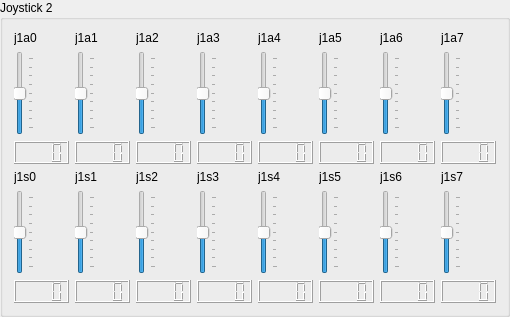
     <widget class="QGroupBox" name="groupBox_j1">
      <property name="title">
       <string>Joystick 2</string>
      </property>
      <layout class="QVBoxLayout" name="verticalLayout">
       <item>
        <layout class="QGridLayout" name="gridLayout_3">
         <item row="3" column="5">
          <widget class="QLabel" name="label_j_1_s_5">
           <property name="text">
            <string>j1s5</string>
           </property>
          </widget>
         </item>
         <item row="3" column="3">
          <widget class="QLabel" name="label_j_1_s_3">
           <property name="text">
            <string>j1s3</string>
           </property>
          </widget>
         </item>
         <item row="3" column="4">
          <widget class="QLabel" name="label_j_1_s_4">
           <property name="text">
            <string>j1s4</string>
           </property>
          </widget>
         </item>
         <item row="2" column="4">
          <widget class="QLCDNumber" name="lcdNumber_j_1_a_4">
           <property name="numDigits">
            <number>4</number>
           </property>
          </widget>
         </item>
         <item row="4" column="0">
          <widget class="QSlider" name="verticalSlider_j_1_s_0">
           <property name="minimum">
            <number>-100</number>
           </property>
           <property name="maximum">
            <number>100</number>
           </property>
           <property name="orientation">
            <enum>Qt::Vertical</enum>
           </property>
           <property name="tickPosition">
            <enum>QSlider::TicksBelow</enum>
           </property>
           <property name="tickInterval">
            <number>25</number>
           </property>
          </widget>
         </item>
         <item row="1" column="0">
          <widget class="QSlider" name="verticalSlider_j_1_a_0">
           <property name="minimum">
            <number>-100</number>
           </property>
           <property name="maximum">
            <number>100</number>
           </property>
           <property name="orientation">
            <enum>Qt::Vertical</enum>
           </property>
           <property name="tickPosition">
            <enum>QSlider::TicksBelow</enum>
           </property>
           <property name="tickInterval">
            <number>25</number>
           </property>
          </widget>
         </item>
         <item row="3" column="2">
          <widget class="QLabel" name="label_j_1_s_2">
           <property name="text">
            <string>j1s2</string>
           </property>
          </widget>
         </item>
         <item row="0" column="7">
          <widget class="QLabel" name="label_j_1_a_7">
           <property name="text">
            <string>j1a7</string>
           </property>
          </widget>
         </item>
         <item row="2" column="0">
          <widget class="QLCDNumber" name="lcdNumber_j_1_a_0">
           <property name="numDigits">
            <number>4</number>
           </property>
          </widget>
         </item>
         <item row="2" column="7">
          <widget class="QLCDNumber" name="lcdNumber_j_1_a_7">
           <property name="numDigits">
            <number>4</number>
           </property>
          </widget>
         </item>
         <item row="0" column="0">
          <widget class="QLabel" name="label_j_1_a_0">
           <property name="text">
            <string>j1a0</string>
           </property>
          </widget>
         </item>
         <item row="0" column="1">
          <widget class="QLabel" name="label_j_1_a_1">
           <property name="text">
            <string>j1a1</string>
           </property>
          </widget>
         </item>
         <item row="0" column="2">
          <widget class="QLabel" name="label_j_1_a_2">
           <property name="text">
            <string>j1a2</string>
           </property>
          </widget>
         </item>
         <item row="0" column="3">
          <widget class="QLabel" name="label_j_1_a_3">
           <property name="text">
            <string>j1a3</string>
           </property>
          </widget>
         </item>
         <item row="0" column="4">
          <widget class="QLabel" name="label_j_1_a_4">
           <property name="text">
            <string>j1a4</string>
           </property>
          </widget>
         </item>
         <item row="0" column="5">
          <widget class="QLabel" name="label_j_1_a_5">
           <property name="text">
            <string>j1a5</string>
           </property>
          </widget>
         </item>
         <item row="0" column="6">
          <widget class="QLabel" name="label_j_1_a_6">
           <property name="text">
            <string>j1a6</string>
           </property>
          </widget>
         </item>
         <item row="3" column="0">
          <widget class="QLabel" name="label_j_1_s_0">
           <property name="text">
            <string>j1s0</string>
           </property>
          </widget>
         </item>
         <item row="3" column="1">
          <widget class="QLabel" name="label_j_1_s_1">
           <property name="text">
            <string>j1s1</string>
           </property>
          </widget>
         </item>
         <item row="2" column="5">
          <widget class="QLCDNumber" name="lcdNumber_j_1_a_5">
           <property name="numDigits">
            <number>4</number>
           </property>
          </widget>
         </item>
         <item row="1" column="1">
          <widget class="QSlider" name="verticalSlider_j_1_a_1">
           <property name="minimum">
            <number>-100</number>
           </property>
           <property name="maximum">
            <number>100</number>
           </property>
           <property name="orientation">
            <enum>Qt::Vertical</enum>
           </property>
           <property name="tickPosition">
            <enum>QSlider::TicksBelow</enum>
           </property>
           <property name="tickInterval">
            <number>25</number>
           </property>
          </widget>
         </item>
         <item row="1" column="3">
          <widget class="QSlider" name="verticalSlider_j_1_a_3">
           <property name="minimum">
            <number>-100</number>
           </property>
           <property name="maximum">
            <number>100</number>
           </property>
           <property name="orientation">
            <enum>Qt::Vertical</enum>
           </property>
           <property name="tickPosition">
            <enum>QSlider::TicksBelow</enum>
           </property>
           <property name="tickInterval">
            <number>25</number>
           </property>
          </widget>
         </item>
         <item row="1" column="4">
          <widget class="QSlider" name="verticalSlider_j_1_a_4">
           <property name="minimum">
            <number>-100</number>
           </property>
           <property name="maximum">
            <number>100</number>
           </property>
           <property name="orientation">
            <enum>Qt::Vertical</enum>
           </property>
           <property name="tickPosition">
            <enum>QSlider::TicksBelow</enum>
           </property>
           <property name="tickInterval">
            <number>25</number>
           </property>
          </widget>
         </item>
         <item row="1" column="6">
          <widget class="QSlider" name="verticalSlider_j_1_a_6">
           <property name="minimum">
            <number>-100</number>
           </property>
           <property name="maximum">
            <number>100</number>
           </property>
           <property name="orientation">
            <enum>Qt::Vertical</enum>
           </property>
           <property name="tickPosition">
            <enum>QSlider::TicksBelow</enum>
           </property>
           <property name="tickInterval">
            <number>25</number>
           </property>
          </widget>
         </item>
         <item row="1" column="5">
          <widget class="QSlider" name="verticalSlider_j_1_a_5">
           <property name="minimum">
            <number>-100</number>
           </property>
           <property name="maximum">
            <number>100</number>
           </property>
           <property name="orientation">
            <enum>Qt::Vertical</enum>
           </property>
           <property name="tickPosition">
            <enum>QSlider::TicksBelow</enum>
           </property>
           <property name="tickInterval">
            <number>25</number>
           </property>
          </widget>
         </item>
         <item row="1" column="2">
          <widget class="QSlider" name="verticalSlider_j_1_a_2">
           <property name="minimum">
            <number>-100</number>
           </property>
           <property name="maximum">
            <number>100</number>
           </property>
           <property name="orientation">
            <enum>Qt::Vertical</enum>
           </property>
           <property name="tickPosition">
            <enum>QSlider::TicksBelow</enum>
           </property>
           <property name="tickInterval">
            <number>25</number>
           </property>
          </widget>
         </item>
         <item row="1" column="7">
          <widget class="QSlider" name="verticalSlider_j_1_a_7">
           <property name="minimum">
            <number>-100</number>
           </property>
           <property name="maximum">
            <number>100</number>
           </property>
           <property name="orientation">
            <enum>Qt::Vertical</enum>
           </property>
           <property name="tickPosition">
            <enum>QSlider::TicksBelow</enum>
           </property>
           <property name="tickInterval">
            <number>25</number>
           </property>
          </widget>
         </item>
         <item row="2" column="6">
          <widget class="QLCDNumber" name="lcdNumber_j_1_a_6">
           <property name="numDigits">
            <number>4</number>
           </property>
          </widget>
         </item>
         <item row="2" column="3">
          <widget class="QLCDNumber" name="lcdNumber_j_1_a_3">
           <property name="numDigits">
            <number>4</number>
           </property>
          </widget>
         </item>
         <item row="2" column="2">
          <widget class="QLCDNumber" name="lcdNumber_j_1_a_2">
           <property name="numDigits">
            <number>4</number>
           </property>
          </widget>
         </item>
         <item row="2" column="1">
          <widget class="QLCDNumber" name="lcdNumber_j_1_a_1">
           <property name="numDigits">
            <number>4</number>
           </property>
          </widget>
         </item>
         <item row="3" column="6">
          <widget class="QLabel" name="label_j_1_s_6">
           <property name="text">
            <string>j1s6</string>
           </property>
          </widget>
         </item>
         <item row="3" column="7">
          <widget class="QLabel" name="label_j_1_s_7">
           <property name="text">
            <string>j1s7</string>
           </property>
          </widget>
         </item>
         <item row="4" column="1">
          <widget class="QSlider" name="verticalSlider_j_1_s_1">
           <property name="minimum">
            <number>-100</number>
           </property>
           <property name="maximum">
            <number>100</number>
           </property>
           <property name="orientation">
            <enum>Qt::Vertical</enum>
           </property>
           <property name="tickPosition">
            <enum>QSlider::TicksBelow</enum>
           </property>
           <property name="tickInterval">
            <number>25</number>
           </property>
          </widget>
         </item>
         <item row="4" column="2">
          <widget class="QSlider" name="verticalSlider_j_1_s_2">
           <property name="minimum">
            <number>-100</number>
           </property>
           <property name="maximum">
            <number>100</number>
           </property>
           <property name="orientation">
            <enum>Qt::Vertical</enum>
           </property>
           <property name="tickPosition">
            <enum>QSlider::TicksBelow</enum>
           </property>
           <property name="tickInterval">
            <number>25</number>
           </property>
          </widget>
         </item>
         <item row="4" column="3">
          <widget class="QSlider" name="verticalSlider_j_1_s_3">
           <property name="minimum">
            <number>-100</number>
           </property>
           <property name="maximum">
            <number>100</number>
           </property>
           <property name="orientation">
            <enum>Qt::Vertical</enum>
           </property>
           <property name="tickPosition">
            <enum>QSlider::TicksBelow</enum>
           </property>
           <property name="tickInterval">
            <number>25</number>
           </property>
          </widget>
         </item>
         <item row="4" column="4">
          <widget class="QSlider" name="verticalSlider_j_1_s_4">
           <property name="minimum">
            <number>-100</number>
           </property>
           <property name="maximum">
            <number>100</number>
           </property>
           <property name="orientation">
            <enum>Qt::Vertical</enum>
           </property>
           <property name="tickPosition">
            <enum>QSlider::TicksBelow</enum>
           </property>
           <property name="tickInterval">
            <number>25</number>
           </property>
          </widget>
         </item>
         <item row="4" column="5">
          <widget class="QSlider" name="verticalSlider_j_1_s_5">
           <property name="minimum">
            <number>-100</number>
           </property>
           <property name="maximum">
            <number>100</number>
           </property>
           <property name="orientation">
            <enum>Qt::Vertical</enum>
           </property>
           <property name="tickPosition">
            <enum>QSlider::TicksBelow</enum>
           </property>
           <property name="tickInterval">
            <number>25</number>
           </property>
          </widget>
         </item>
         <item row="4" column="6">
          <widget class="QSlider" name="verticalSlider_j_1_s_6">
           <property name="minimum">
            <number>-100</number>
           </property>
           <property name="maximum">
            <number>100</number>
           </property>
           <property name="orientation">
            <enum>Qt::Vertical</enum>
           </property>
           <property name="tickPosition">
            <enum>QSlider::TicksBelow</enum>
           </property>
           <property name="tickInterval">
            <number>25</number>
           </property>
          </widget>
         </item>
         <item row="4" column="7">
          <widget class="QSlider" name="verticalSlider_j_1_s_7">
           <property name="minimum">
            <number>-100</number>
           </property>
           <property name="maximum">
            <number>100</number>
           </property>
           <property name="orientation">
            <enum>Qt::Vertical</enum>
           </property>
           <property name="tickPosition">
            <enum>QSlider::TicksBelow</enum>
           </property>
           <property name="tickInterval">
            <number>25</number>
           </property>
          </widget>
         </item>
         <item row="5" column="7">
          <widget class="QLCDNumber" name="lcdNumber_j_1_s_7">
           <property name="numDigits">
            <number>4</number>
           </property>
          </widget>
         </item>
         <item row="5" column="6">
          <widget class="QLCDNumber" name="lcdNumber_j_1_s_6">
           <property name="numDigits">
            <number>4</number>
           </property>
          </widget>
         </item>
         <item row="5" column="5">
          <widget class="QLCDNumber" name="lcdNumber_j_1_s_5">
           <property name="numDigits">
            <number>4</number>
           </property>
          </widget>
         </item>
         <item row="5" column="4">
          <widget class="QLCDNumber" name="lcdNumber_j_1_s_4">
           <property name="numDigits">
            <number>4</number>
           </property>
          </widget>
         </item>
         <item row="5" column="3">
          <widget class="QLCDNumber" name="lcdNumber_j_1_s_3">
           <property name="numDigits">
            <number>4</number>
           </property>
          </widget>
         </item>
         <item row="5" column="2">
          <widget class="QLCDNumber" name="lcdNumber_j_1_s_2">
           <property name="numDigits">
            <number>4</number>
           </property>
          </widget>
         </item>
         <item row="5" column="1">
          <widget class="QLCDNumber" name="lcdNumber_j_1_s_1">
           <property name="numDigits">
            <number>4</number>
           </property>
          </widget>
         </item>
         <item row="5" column="0">
          <widget class="QLCDNumber" name="lcdNumber_j_1_s_0">
           <property name="numDigits">
            <number>4</number>
           </property>
          </widget>
         </item>
        </layout>
       </item>
      </layout>
     </widget>
